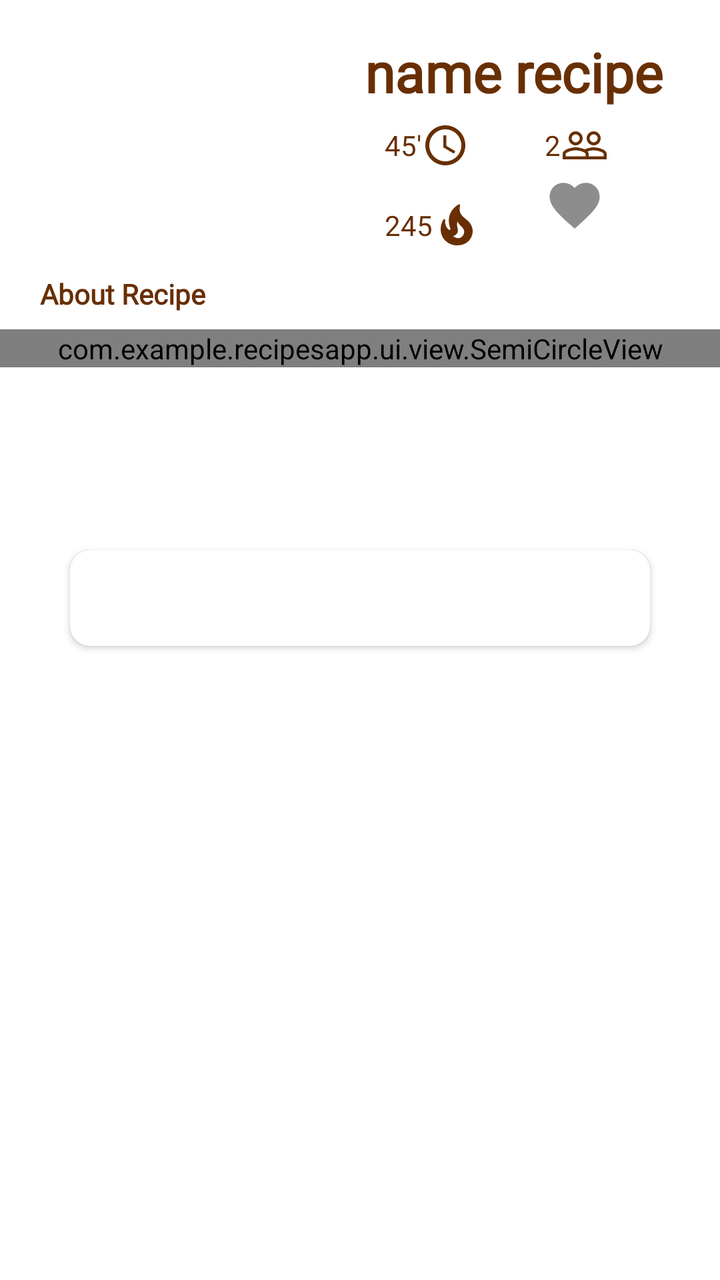
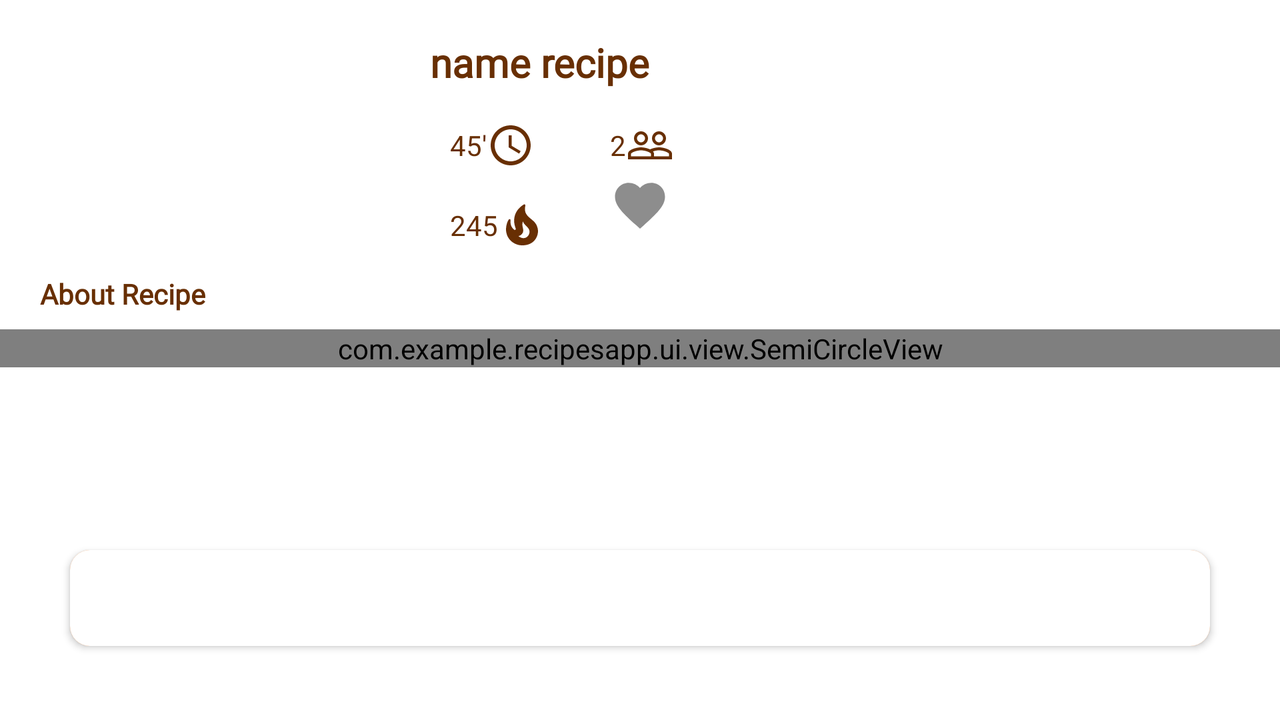

One screen, two layout resources from the same app: the default and the repository's alternative for another configuration. Each is rendered where Android would select it; the XML of both is given below.
<!-- AndroidManifest.xml: application theme Theme.RecipesApp -->
<!-- res/layout/fragment_recipe.xml -->
<?xml version="1.0" encoding="utf-8"?>
<androidx.constraintlayout.widget.ConstraintLayout
    xmlns:android="http://schemas.android.com/apk/res/android"
    xmlns:app="http://schemas.android.com/apk/res-auto"
    xmlns:tools="http://schemas.android.com/tools"
    android:layout_width="fill_parent"
    android:layout_height="fill_parent"
    android:id="@+id/nestedscrollview"
    tools:context=".ui.recipe.RecipeFragment">
    <LinearLayout
        android:layout_width="match_parent"
        android:layout_height="match_parent"
        android:orientation="vertical"
        tools:context=".ui.recipe.RecipeActivity">
        <androidx.constraintlayout.widget.ConstraintLayout
            android:layout_width="match_parent"
            android:layout_height="348dp"
            android:orientation="vertical">

            <com.example.recipesapp.ui.view.SemiCircleView
                android:layout_width="match_parent"
                android:layout_height="wrap_content"
                app:height="260dp"
                app:color="#E89770"
                app:layout_constraintBottom_toBottomOf="parent"
                app:layout_constraintEnd_toEndOf="parent"
                app:layout_constraintStart_toStartOf="parent"
                app:layout_constraintTop_toTopOf="parent"/>
            <com.google.android.material.imageview.ShapeableImageView
                android:id="@+id/image"
                app:shapeAppearanceOverlay="@style/roundedCornersImageView"
                android:layout_width="163dp"
                android:layout_height="103dp"
                android:layout_marginBottom="110dp"
                app:layout_constraintBottom_toTopOf="@+id/cardView_recipe"
                app:layout_constraintEnd_toEndOf="parent"
                app:layout_constraintHorizontal_bias="0.088"
                app:layout_constraintStart_toStartOf="parent"
                app:layout_constraintTop_toTopOf="parent"/>
            <RelativeLayout
                android:layout_width="170dp"
                android:layout_height="120dp"
                android:layout_marginStart="10dp"
                android:layout_marginEnd="16dp"
                android:layout_marginBottom="120dp"
                app:layout_constraintBottom_toTopOf="@+id/cardView_recipe"
                app:layout_constraintEnd_toEndOf="parent"
                app:layout_constraintStart_toEndOf="@+id/image"
                app:layout_constraintTop_toTopOf="parent">
                <TextView
                    android:id="@+id/titlerecipe"
                    android:layout_width="match_parent"
                    android:layout_height="40dp"
                    android:layout_marginEnd="20dp"
                    android:autoSizeTextType="uniform"
                    android:fontFamily="@font/amita"
                    android:text="name recipe"
                    android:textColor="#682F03"
                    android:textSize="20dp"
                    android:textStyle="bold"
                    app:layout_constraintStart_toStartOf="parent"
                    app:layout_constraintTop_toTopOf="parent"/>
                <TextView
                    android:id="@+id/time"
                    android:layout_width="wrap_content"
                    android:layout_height="50dp"
                    android:layout_marginTop="30dp"
                    android:layout_marginStart="10dp"
                    android:drawableEnd="@drawable/ic_baseline_access_time_24"
                    android:text="45'"
                    android:textColor="#682F03"
                    android:gravity="center"/>
                <TextView
                    android:id="@+id/calories"
                    android:layout_width="wrap_content" android:layout_height="50dp" android:layout_marginTop="70dp" android:layout_marginStart="10dp" android:drawableEnd="@drawable/ic_baseline_calories_24" android:text="245" android:textColor="#682F03" android:gravity="center"/>
                <TextView android:id="@+id/serving" android:layout_width="wrap_content" android:layout_height="50dp" android:layout_marginTop="30dp" android:layout_marginStart="90dp" android:drawableEnd="@drawable/ic_baseline_people_outline_24" android:text="2" android:textColor="#682F03" android:gravity="center"/>
                <android.widget.Button android:id="@+id/favourite"
                    android:layout_width="30dp"
                    android:layout_height="30dp"
                    android:layout_marginStart="90dp" android:layout_marginTop="70dp" android:background="@drawable/ic_baseline_favorite_shadow_24"/>
            </RelativeLayout>
            <RelativeLayout android:layout_width="match_parent" android:layout_height="110dp" app:layout_constraintBottom_toTopOf="@+id/cardView_recipe" app:layout_constraintEnd_toEndOf="parent" app:layout_constraintStart_toStartOf="parent" app:layout_constraintTop_toTopOf="parent" android:layout_marginTop="100dp" android:layout_marginBottom="-10dp" android:layout_marginStart="20dp" android:layout_marginEnd="10dp">
                <TextView android:layout_width="match_parent" android:layout_height="20dp" android:text="About Recipe" android:textStyle="bold" android:fontFamily="@font/amita" android:id="@+id/aboutrecipe" android:textColor="#682F03"/>
                <TextView android:id="@+id/summary" android:textColor="#682F03" android:fontFamily="@font/amita" android:layout_width="match_parent" android:layout_height="match_parent" android:layout_marginTop="20dp" android:scrollbars="vertical"/>
            </RelativeLayout>
            <androidx.cardview.widget.CardView android:id="@+id/cardView_recipe" android:layout_width="match_parent" android:layout_height="wrap_content" android:layout_marginTop="250dp" android:layout_marginStart="35dp" android:layout_marginEnd="35dp" app:cardCornerRadius="10dp" app:layout_anchorGravity="center" app:layout_constraintBottom_toBottomOf="parent" app:layout_constraintEnd_toEndOf="parent" app:layout_constraintStart_toStartOf="parent" app:layout_constraintTop_toTopOf="parent">
                <com.google.android.material.appbar.AppBarLayout android:id="@+id/appBarLayout_recipe" android:layout_width="match_parent" android:layout_height="wrap_content" app:layout_constraintBottom_toTopOf="@+id/viewPager_recipe" app:layout_constraintEnd_toEndOf="parent" app:layout_constraintStart_toStartOf="parent" app:layout_constraintTop_toTopOf="parent">
                    <com.google.android.material.tabs.TabLayout android:id="@+id/tabLayout_recipe" android:layout_width="match_parent" android:layout_height="wrap_content" app:tabGravity="fill" app:tabIconTint="@color/colorAccent" app:tabIndicatorColor="@color/colorAccent" app:tabMode="fixed" app:tabPaddingEnd="0dp" app:tabPaddingStart="0dp" app:tabSelectedTextColor="@color/colorAccent" app:tabTextAppearance="?android:attr/textAppearanceSmall"/>
                </com.google.android.material.appbar.AppBarLayout>
            </androidx.cardview.widget.CardView>
        </androidx.constraintlayout.widget.ConstraintLayout>
        <androidx.viewpager2.widget.ViewPager2 android:id="@+id/viewPager_recipe" android:layout_width="match_parent" android:layout_height="0dp" android:layout_weight="1"/>
        
    </LinearLayout>
</androidx.constraintlayout.widget.ConstraintLayout>
<!-- resources referenced by this layout -->
<resources>
  <color name="colorAccent">#E49355</color>
  <!-- drawable ic_baseline_access_time_24 (drawable) -->
  <vector xmlns:android="http://schemas.android.com/apk/res/android"
      android:width="24dp"
      android:height="24dp"
      android:viewportWidth="24"
      android:viewportHeight="24"
      android:tint="#682F03">
    <path
        android:fillColor="#682F03"
        android:pathData="M11.99,2C6.47,2 2,6.48 2,12s4.47,10 9.99,10C17.52,22 22,17.52 22,12S17.52,2 11.99,2zM12,20c-4.42,0 -8,-3.58 -8,-8s3.58,-8 8,-8 8,3.58 8,8 -3.58,8 -8,8z"/>
    <path
        android:fillColor="#682F03"
        android:pathData="M12.5,7H11v6l5.25,3.15 0.75,-1.23 -4.5,-2.67z"/>
  </vector>
  <!-- drawable ic_baseline_calories_24 (drawable) -->
  <vector xmlns:android="http://schemas.android.com/apk/res/android"
      android:width="24dp"
      android:height="24dp"
      android:viewportWidth="24"
      android:viewportHeight="24"
      android:tint="#682F03">
    <path
        android:fillColor="#682F03"
        android:pathData="M19.48,12.35c-1.57,-4.08 -7.16,-4.3 -5.81,-10.23c0.1,-0.44 -0.37,-0.78 -0.75,-0.55C9.29,3.71 6.68,8 8.87,13.62c0.18,0.46 -0.36,0.89 -0.75,0.59c-1.81,-1.37 -2,-3.34 -1.84,-4.75c0.06,-0.52 -0.62,-0.77 -0.91,-0.34C4.69,10.16 4,11.84 4,14.37c0.38,5.6 5.11,7.32 6.81,7.54c2.43,0.31 5.06,-0.14 6.95,-1.87C19.84,18.11 20.6,15.03 19.48,12.35zM10.2,17.38c1.44,-0.35 2.18,-1.39 2.38,-2.31c0.33,-1.43 -0.96,-2.83 -0.09,-5.09c0.33,1.87 3.27,3.04 3.27,5.08C15.84,17.59 13.1,19.76 10.2,17.38z"/>
  </vector>
  <!-- drawable ic_baseline_favorite_shadow_24 (drawable) -->
  <vector xmlns:android="http://schemas.android.com/apk/res/android"
      android:height="24dp"
      android:tint="#666666"
      android:viewportHeight="24.0"
      android:viewportWidth="24.0"
      android:width="24dp">
      <path
          android:fillColor="@color/colorPrimary"
          android:pathData="M12,21.35l-1.45,-1.32C5.4,15.36 2,12.28 2,8.5 2,5.42 4.42,3 7.5,3c1.74,0 3.41,0.81 4.5,2.09C13.09,3.81 14.76,3 16.5,3 19.58,3 22,5.42 22,8.5c0,3.78 -3.4,6.86 -8.55,11.54L12,21.35z"/>
  </vector>
  <style name="roundedCornersImageView" parent="">
          <item name="cornerFamily">rounded</item>
          <item name="cornerSize">25dp</item>
          <item name="android:radius">20dp</item>
      </style>
  <style name="Theme.RecipesApp" parent="Theme.MaterialComponents.DayNight.DarkActionBar">
          
          <item name="colorPrimary">@color/colorPrimary</item>
          <item name="colorPrimaryVariant">@color/colorPrimaryDark</item>
          <item name="colorOnPrimary">@color/white</item>
          
          <item name="colorSecondary">@color/teal_200</item>
          <item name="colorSecondaryVariant">@color/teal_700</item>
          <item name="colorOnSecondary">@color/black</item>
          
          <item name="android:statusBarColor" tools:targetApi="l">?attr/colorPrimaryVariant</item>
          
      </style>
  <color name="colorPrimary">#BEED7F2B</color>
  <color name="colorPrimaryDark">#A84B04</color>
  <color name="white">#FFFFFFFF</color>
  <color name="teal_200">#FF03DAC5</color>
  <color name="teal_700">#FF018786</color>
  <color name="black">#FF000000</color>
</resources>
<!-- res/layout-land/fragment_recipe.xml (the repository's variant of the layout above) -->
<!-- drawn on the phone turned sideways -->
<?xml version="1.0" encoding="utf-8"?>
<ScrollView
    xmlns:android="http://schemas.android.com/apk/res/android"
    xmlns:app="http://schemas.android.com/apk/res-auto"
    xmlns:tools="http://schemas.android.com/tools"
    android:layout_width="fill_parent"
    android:layout_height="fill_parent"
    android:id="@+id/nestedscrollview"
    tools:context=".ui.recipe.RecipeFragment">
    <LinearLayout
        android:layout_width="match_parent"
        android:layout_height="match_parent"
        android:orientation="vertical"
        tools:context=".ui.recipe.RecipeActivity">
        <androidx.constraintlayout.widget.ConstraintLayout
            android:layout_width="match_parent"
            android:layout_height="348dp"
            android:orientation="vertical">


            <com.example.recipesapp.ui.view.SemiCircleView
                android:id="@+id/semiCircleView"
                android:layout_width="match_parent"
                android:layout_height="wrap_content"
                app:color="#E89770"
                app:height="260dp"
                app:layout_constraintBottom_toBottomOf="parent"
                app:layout_constraintEnd_toEndOf="parent"
                app:layout_constraintStart_toStartOf="parent"
                app:layout_constraintTop_toTopOf="parent" />
            <com.google.android.material.imageview.ShapeableImageView
                android:id="@+id/image"
                app:shapeAppearanceOverlay="@style/roundedCornersImageView"
                android:layout_width="163dp"
                android:layout_height="103dp"
                android:layout_marginBottom="110dp"
                app:layout_constraintBottom_toTopOf="@+id/cardView_recipe"
                app:layout_constraintEnd_toEndOf="parent"
                app:layout_constraintHorizontal_bias="0.088"
                app:layout_constraintStart_toStartOf="parent"
                app:layout_constraintTop_toTopOf="parent"/>
            <RelativeLayout
                android:layout_width="wrap_content"
                android:layout_height="120dp"
                android:layout_marginStart="10dp"
                android:layout_marginBottom="120dp"
                app:layout_constraintBottom_toTopOf="@+id/cardView_recipe"
                app:layout_constraintStart_toEndOf="@+id/image"
                app:layout_constraintTop_toTopOf="parent">

                <TextView
                    android:id="@+id/titlerecipe"
                    android:layout_width="wrap_content"
                    android:layout_height="40dp"
                    android:layout_marginEnd="20dp"
                    android:autoSizeTextType="uniform"
                    android:fontFamily="@font/amita"
                    android:text="name recipe"
                    android:textColor="#682F03"
                    android:textSize="20dp"
                    android:textStyle="bold"
                    app:layout_constraintStart_toStartOf="parent"
                    app:layout_constraintTop_toTopOf="parent" />
                <TextView
                    android:id="@+id/time"
                    android:layout_width="wrap_content"
                    android:layout_height="50dp"
                    android:layout_marginTop="30dp"
                    android:layout_marginStart="10dp"
                    android:drawableEnd="@drawable/ic_baseline_access_time_24"
                    android:text="45'"
                    android:textColor="#682F03"
                    android:gravity="center"/>
                <TextView
                    android:id="@+id/calories"
                    android:layout_width="wrap_content" android:layout_height="50dp" android:layout_marginTop="70dp" android:layout_marginStart="10dp" android:drawableEnd="@drawable/ic_baseline_calories_24" android:text="245" android:textColor="#682F03" android:gravity="center"/>
                <TextView android:id="@+id/serving" android:layout_width="wrap_content" android:layout_height="50dp" android:layout_marginTop="30dp" android:layout_marginStart="90dp" android:drawableEnd="@drawable/ic_baseline_people_outline_24" android:text="2" android:textColor="#682F03" android:gravity="center"/>

                <android.widget.Button
                    android:id="@+id/favourite"
                    android:layout_width="30dp"
                    android:layout_height="30dp"
                    android:layout_marginStart="90dp"
                    android:layout_marginTop="70dp"
                    android:background="@drawable/ic_baseline_favorite_shadow_24" />
            </RelativeLayout>
            <RelativeLayout
                android:layout_width="match_parent"
                android:layout_height="110dp"
                app:layout_constraintBottom_toTopOf="@+id/cardView_recipe"
                app:layout_constraintEnd_toEndOf="parent"
                app:layout_constraintStart_toStartOf="parent"
                app:layout_constraintTop_toTopOf="parent"
                android:layout_marginTop="100dp"
                android:layout_marginBottom="-10dp"
                android:layout_marginStart="20dp"
                android:layout_marginEnd="10dp">

                <TextView
                    android:id="@+id/aboutrecipe"
                    android:layout_width="match_parent"
                    android:layout_height="20dp"
                    android:fontFamily="@font/amita"
                    android:text="About Recipe"
                    android:textColor="#682F03"
                    android:textStyle="bold" />
                <ScrollView
                    android:layout_width="match_parent"
                    android:layout_height="match_parent"
                    android:layout_marginTop="20dp"
                    android:nestedScrollingEnabled="true">
                    <TextView
                        android:id="@+id/summary"
                        android:layout_width="match_parent"
                        android:layout_height="match_parent"
                        android:fontFamily="@font/amita"
                        android:scrollbars="vertical"
                        android:textColor="#682F03" />
                </ScrollView>
            </RelativeLayout>
            <androidx.cardview.widget.CardView android:id="@+id/cardView_recipe" android:layout_width="match_parent" android:layout_height="wrap_content" android:layout_marginTop="250dp" android:layout_marginStart="35dp" android:layout_marginEnd="35dp" app:cardCornerRadius="10dp" app:layout_anchorGravity="center" app:layout_constraintBottom_toBottomOf="parent" app:layout_constraintEnd_toEndOf="parent" app:layout_constraintStart_toStartOf="parent" app:layout_constraintTop_toTopOf="parent">
                <com.google.android.material.appbar.AppBarLayout android:id="@+id/appBarLayout_recipe" android:layout_width="match_parent" android:layout_height="wrap_content" app:layout_constraintBottom_toTopOf="@+id/viewPager_recipe" app:layout_constraintEnd_toEndOf="parent" app:layout_constraintStart_toStartOf="parent" app:layout_constraintTop_toTopOf="parent">
                    <com.google.android.material.tabs.TabLayout android:id="@+id/tabLayout_recipe" android:layout_width="match_parent" android:layout_height="wrap_content" app:tabGravity="fill" app:tabIconTint="@color/colorAccent" app:tabIndicatorColor="@color/colorAccent" app:tabMode="fixed" app:tabPaddingEnd="0dp" app:tabPaddingStart="0dp" app:tabSelectedTextColor="@color/colorAccent" app:tabTextAppearance="?android:attr/textAppearanceSmall"/>
                </com.google.android.material.appbar.AppBarLayout>
            </androidx.cardview.widget.CardView>
        </androidx.constraintlayout.widget.ConstraintLayout>
        <androidx.viewpager2.widget.ViewPager2 android:id="@+id/viewPager_recipe" android:layout_width="match_parent" android:layout_height="0dp" android:layout_weight="1"/>
        
    </LinearLayout>
</ScrollView>
